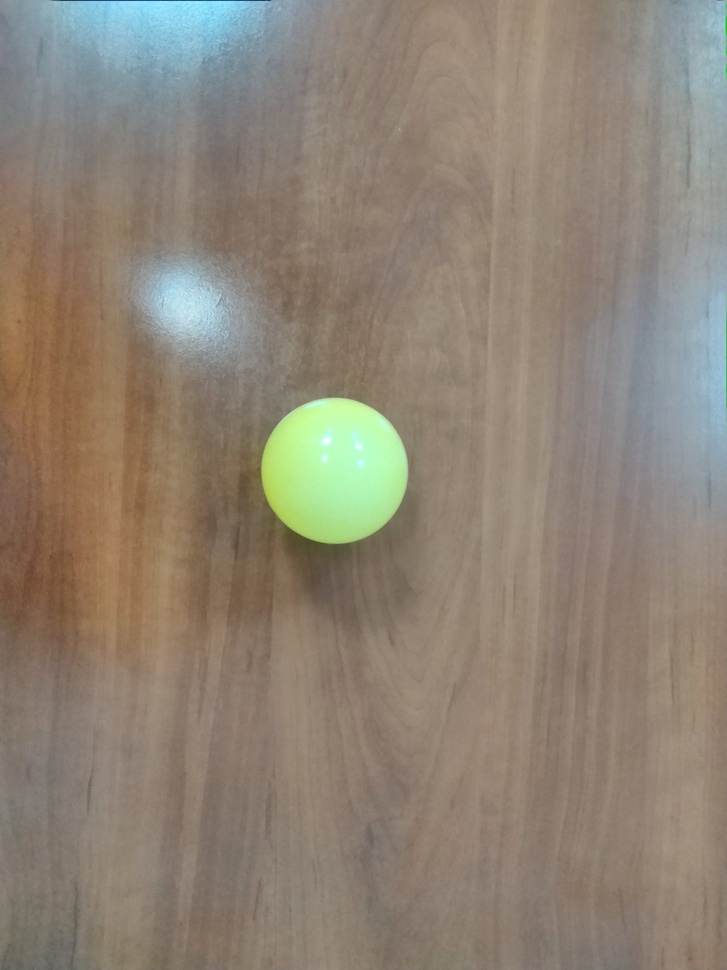
#> input picture images/task4.jpg, 727 x 970 px, shrunk from 1440 x 1920 before the run
$ python task4.py
#> lines starting #> are read from the running program, lines starting #| are printed output that depends on the picture; after the words box and inside, x2 and y2 are one past the last pixel; in counts of white or black regions, pixels touching at a corner belong together
import cv2
import numpy as np
from skimage import filters, measure
import matplotlib.pyplot as plt
def find_circly(mr):
    arr = []
    max = mr[0].area
    for i in range(1, len(mr)):
        if mr[i].area > max:
            max = mr[i].area
            arr = [i, mr[i].axis_major_length, mr[i].axis_minor_length]
    return arr
def cicler(image_path):
#> called with image_path = 'images/task4.jpg'
    image = cv2.imread(image_path, 0) # чб картинка
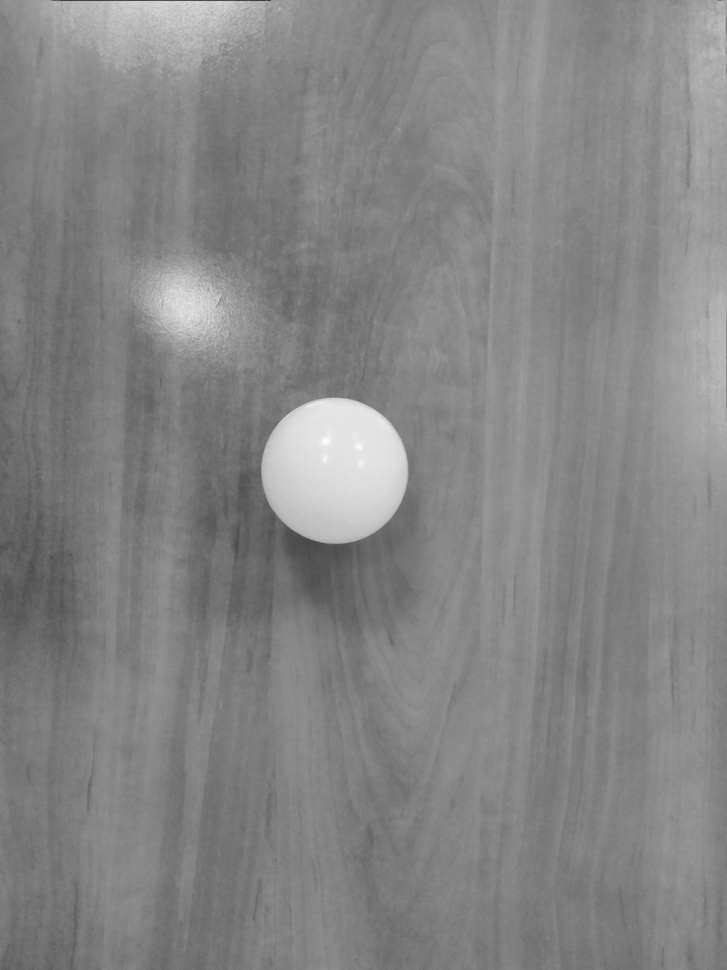
#> image: shape (970, 727); min 56, max 253, mean 132.6
    binary_image = (image < filters.threshold_otsu(image)).astype(np.uint8)
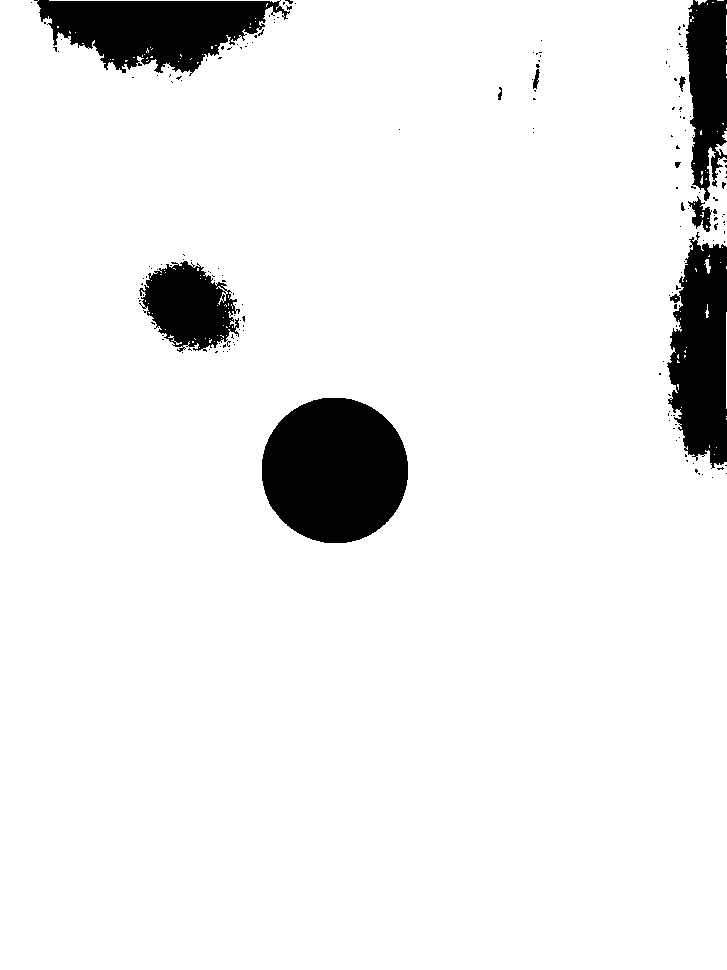
#> binary_image: shape (970, 727); values 0 (black) and 1 (white), 92.7% white; 178 black regions (167 under 20 px)
    _, labeled_regions = cv2.connectedComponents(binary_image) # _ выбросить общее число меток
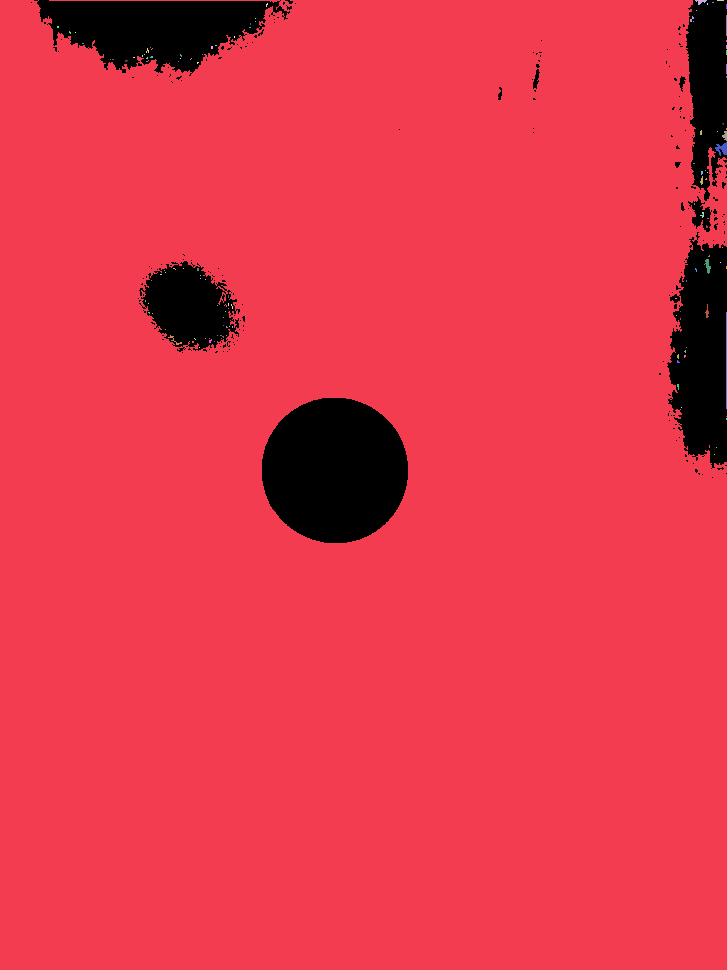
#> labeled_regions: shape (970, 727) int32; 127 distinct labels, from 0 to 126; one colour per label, 0 black
    mr = measure.regionprops(labeled_regions)
#> mr = 126 regions; largest, box (x1, y1, x2, y2) and area: (0, 0, 727, 970) 652831, (726, 312, 727, 409) 97, (715, 142, 727, 156) 95, (704, 259, 711, 274) 52, (695, 0, 707, 5) 31
    return mr
image_path = "images/task4.jpg"
mr = cicler(image_path)
arr = find_circly(mr)
#> in find_circly, `max = mr[0].area`: max = 652831
#> the loop in find_circly, `for i in range(1, len(mr)):` made 125 passes
#> after the loop in find_circly, `for i in range(1, len(mr)):`: arr = []; max = 652831
#> arr = []
#> (the run stopped early here; a loop or call above may not have finished)
